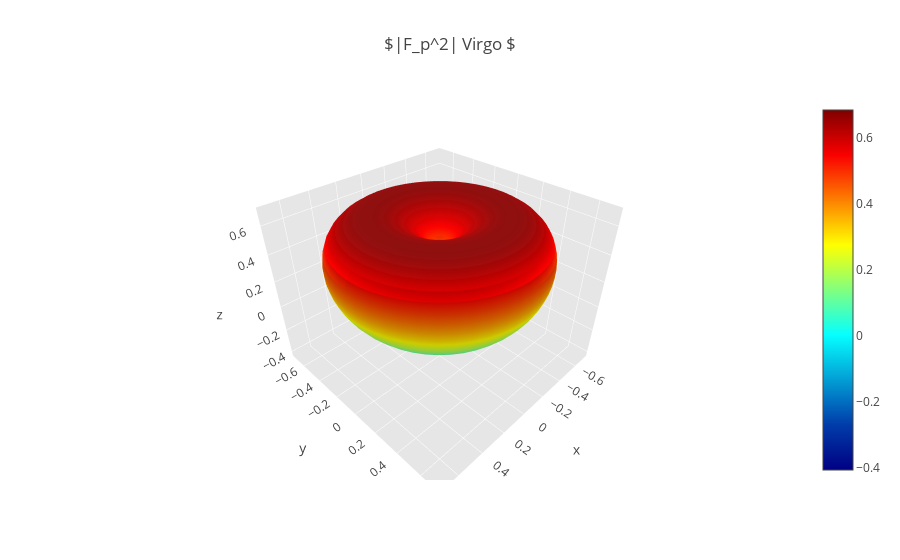

Notebook source saved alongside this figure:
### Markdown cell above
#  |Fp^2| - Virgo

### Code cell
import numpy as np
import plotly.plotly
plotly.offline.init_notebook_mode(connected=True)
import plotly.offline as py
import plotly.graph_objs as go

import pycbc
from pycbc.detector import Detector
from pycbc.waveform import get_td_waveform

# Euler's angles 
theta_aux = np.linspace(0,np.pi,50) # right ascension
phi_aux = np.linspace(0,2*np.pi,50) # declination
psi = 0 # polarization

# compute grid for theta and phi
theta, phi  = np.meshgrid(theta_aux, phi_aux)

# declare time of earth rotation
time = 1000000000

# declare detector we want to refer H1-Hanford, L1-Livingston, Vi-Virgo
d = Detector("V1")

# compute antenna pattern f-plus and f-cross
for index in range(len(theta)):
    fp, fc = d.antenna_pattern(phi[index], theta[index], psi, time)
    # compute |Fp^2|
    abs_fp = abs(pow(fp, 2)) 
    # if you're curious about the numbers 
    # print("|Fp^2| %s" % str(abs_fp))

# set spheriacal coordinates transform
x = abs_fp * np.cos(phi) * np.sin(theta)  # x = r*cos(phi)*sin(theta)
y = abs_fp * np.sin(phi) * np.sin(theta)  # y = r*sin(phi)*sin(theta)
z = abs_fp * np.cos(theta)                # z = np.cos(theta)


surface = go.Surface(x = x, y = y, z = z, colorscale = 'Jet')
data = [surface]

layout = go.Layout(
    title = '$|F_p^2| Virgo $',
    scene = dict(
        xaxis = dict(
            gridcolor = 'rgb(255, 255, 255)',
            zerolinecolor = 'rgb(255, 255, 255)',
            showbackground = True,
            backgroundcolor ='rgb(230, 230,230)'
        ),
        yaxis = dict(
            gridcolor = 'rgb(255, 255, 255)',
            zerolinecolor = 'rgb(255, 255, 255)',
            showbackground = True,
            backgroundcolor = 'rgb(230, 230,230)'
        ),
        zaxis = dict(
            gridcolor = 'rgb(255, 255, 255)',
            zerolinecolor = 'rgb(255, 255, 255)',
            showbackground = True,
            backgroundcolor = 'rgb(230, 230,230)'
        )
    )
)

fig = go.Figure(data = data, layout = layout)
py.iplot(fig, filename='Virgo_fp')

### Figure 1 — Plotly figure (JSON) as saved in the notebook; plotly's stock layout.template omitted (floating-point values rounded to 4 significant figures; data arrays with more than 128 entries replaced by an {"elided": "..."} marker saying what was removed)
{"data": [{"colorscale": "Jet", "type": "surface", "uid": "c0b28b33-d4c5-4be9-9653-2334e0e978b4", "x": {"elided": "50x50 float values"}, "y": {"elided": "50x50 float values"}, "z": {"elided": "50x50 float values"}}], "layout": {"scene": {"xaxis": {"backgroundcolor": "rgb(230, 230,230)", "gridcolor": "rgb(255, 255, 255)", "showbackground": true, "zerolinecolor": "rgb(255, 255, 255)"}, "yaxis": {"backgroundcolor": "rgb(230, 230,230)", "gridcolor": "rgb(255, 255, 255)", "showbackground": true, "zerolinecolor": "rgb(255, 255, 255)"}, "zaxis": {"backgroundcolor": "rgb(230, 230,230)", "gridcolor": "rgb(255, 255, 255)", "showbackground": true, "zerolinecolor": "rgb(255, 255, 255)"}}, "title": {"text": "$|F_p^2| Virgo $"}}}
